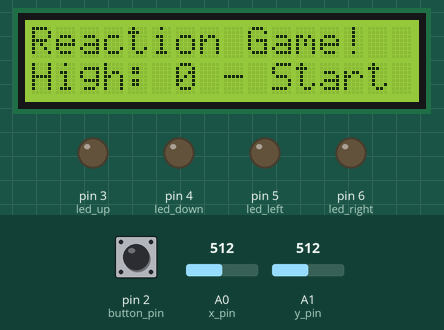
This sketch was run on a simulated Arduino Uno, built with avr-gcc and run on an emulated ATmega328P. On the bench: 16×2 character LCD, output pins drawn as LEDs (lit = HIGH). The test bench sets the inputs (shaded band); at power-on: pin 2 (button_pin) HIGH, A1 (y_pin) = 512, A0 (x_pin) = 512. Random numbers use the default seed unless the sketch sets one; EEPROM starts erased.

Above: at 1.3 s.
1.4 s: pin 2 (button_pin) pulled LOW for 0.15 s
At 2.4 s:
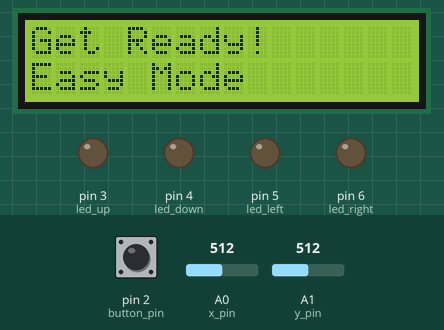
4.4 s: A1 (y_pin) set to 110
5.9 s: A1 (y_pin) set to 94
At 6.9 s:
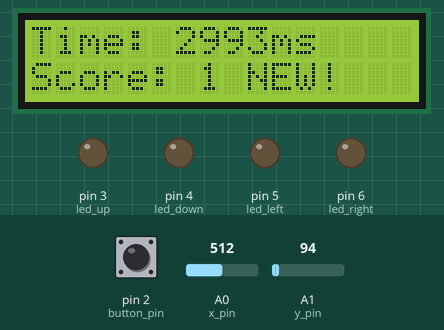
8.9 s: A1 (y_pin) set to 122
At 10.1 s:
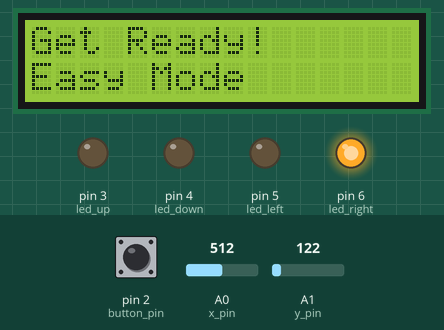
10.4 s: A0 (x_pin) set to 642
11.9 s: A0 (x_pin) set to 657
At 15.3 s:
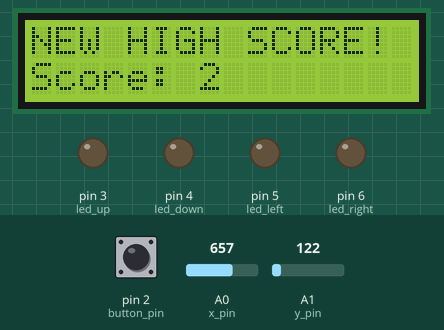
Timing chart, 0 to 16.8 s (numbered marks = the images above; inputs shaded):
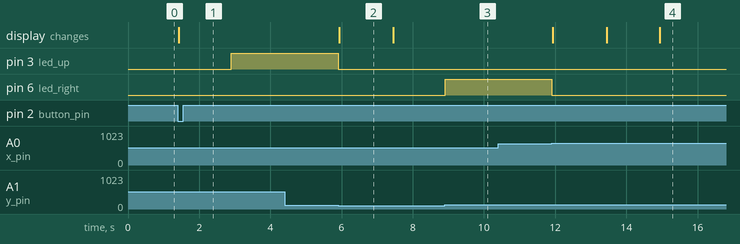

The sketch:

reaction-time-game.ino
```cpp
#include <Wire.h>
#include <LiquidCrystal_I2C.h>
#include <EEPROM.h>

// LCD setup (16x2 LCD at I2C address 0x27)
LiquidCrystal_I2C lcd(0x27, 16, 2);

// EEPROM addresses for high score
#define EEPROM_MAGIC_BYTE 0      // Address for initialization check
#define EEPROM_HIGH_SCORE 1      // Address for high score (2 bytes)
#define MAGIC_NUMBER 42          // Value to check if EEPROM is initialized

// Pin definitions
int x_pin = A0;
int y_pin = A1;
int button_pin = 2;
int led_up = 3;
int led_down = 4;
int led_left = 5;
int led_right = 6;

// Joystick calibration
const int JOYSTICK_MIN = 100;
const int JOYSTICK_MAX = 650;
const int JOYSTICK_CENTER_MIN = 400;
const int JOYSTICK_CENTER_MAX = 600;

// Game states
enum GameState {
  MENU,
  READY,
  PLAYING,
  SHOWING_RESULT,
  GAME_OVER,
  RESTART_PROMPT
};

GameState currentState = MENU;

// Game variables
int score = 0;
int highScore = 0;
bool isNewHighScore = false;
long reactionTime = 0;
long startTime = 0;
int chosenLED = 0;
unsigned long stateTimer = 0;
unsigned long lastButtonCheck = 0;
bool lastButtonState = HIGH;
unsigned long ledBlinkTimer = 0;
bool ledBlinkState = true;
bool ledTimedOut = false;

// Score-based difficulty thresholds
int getCurrentReactionLimit() {
  if (score < 20) return 0;           // Easy: No time limit
  else if (score < 50) return 3000;   // Medium: 3 seconds
  else if (score < 100) return 2000;  // Getting harder: 2 seconds
  else return 1500;                   // Hard: 1.5 seconds
}

int getCurrentLedOnTime() {
  if (score < 20) return 0;           // Easy: LED stays on
  else if (score < 50) return 3000;   // Medium: 3 seconds
  else if (score < 100) return 1000;  // Getting harder: 1 second
  else return 500;                    // Hard: 0.5 seconds
}

int getCurrentLedBlinkInterval() {
  if (score < 100) return 0;          // No blinking until hard mode
  else return 250;                    // Hard: Blink every 250ms
}

String getDifficultyName() {
  if (score < 20) return "Easy";
  else if (score < 50) return "Medium";
  else if (score < 100) return "Hard";
  else return "EXTREME";
}

int getReadyDelay() {
  // Decrease delay as score increases (min 300ms)
  return max(300, 1500 - (score * 10));
}

void setup() {
  Serial.begin(9600);
  lcd.init();
  lcd.backlight();

  pinMode(x_pin, INPUT);
  pinMode(y_pin, INPUT);
  pinMode(button_pin, INPUT_PULLUP);
  pinMode(led_up, OUTPUT);
  pinMode(led_down, OUTPUT);
  pinMode(led_left, OUTPUT);
  pinMode(led_right, OUTPUT);

  randomSeed(analogRead(A2));
  initializeEEPROM();
  loadHighScore();
  showStartMenu();
}

void loop() {
  checkButton();

  switch (currentState) {
    case MENU:
      // Waiting for button press
      break;

    case READY:
      if (millis() - stateTimer >= getReadyDelay()) {
        startRound();
      }
      break;

    case PLAYING:
      handlePlayingState();
      break;

    case SHOWING_RESULT:
      if (millis() - stateTimer >= 1500) {
        currentState = READY;
        stateTimer = millis();
        lcd.clear();
        lcd.setCursor(0, 0);
        lcd.print("Get Ready!");
        lcd.setCursor(0, 1);
        lcd.print(getDifficultyName());
        lcd.print(" Mode");
      }
      break;

    case GAME_OVER:
      if (millis() - stateTimer >= 4000) {
        currentState = RESTART_PROMPT;
        lcd.clear();
        lcd.setCursor(0, 0);
        lcd.print("Start Over?");
        lcd.setCursor(0, 1);
        lcd.print("Press Button");
      }
      break;

    case RESTART_PROMPT:
      // Waiting for button press
      break;
  }
}

void showStartMenu() {
  lcd.clear();
  lcd.setCursor(0, 0);
  lcd.print("Reaction Game!");
  lcd.setCursor(0, 1);
  lcd.print("High: ");
  lcd.print(highScore);
  lcd.print(" - Start");
  turnOffAllLEDs();
}

void checkButton() {
  if (millis() - lastButtonCheck < 50) return;
  lastButtonCheck = millis();

  bool buttonState = digitalRead(button_pin);

  if (lastButtonState == HIGH && buttonState == LOW) {
    if (currentState == MENU) {
      startGame();
    } else if (currentState == RESTART_PROMPT) {
      restartGame();
    }
  }

  lastButtonState = buttonState;
}

void startGame() {
  score = 0;
  isNewHighScore = false;
  currentState = READY;
  stateTimer = millis();
  lcd.clear();
  lcd.setCursor(0, 0);
  lcd.print("Get Ready!");
  lcd.setCursor(0, 1);
  lcd.print(getDifficultyName());
  lcd.print(" Mode");
}

void startRound() {
  turnOffAllLEDs();
  ledTimedOut = false;

  chosenLED = random(1, 5);

  switch (chosenLED) {
    case 1: digitalWrite(led_up, HIGH); break;
    case 2: digitalWrite(led_down, HIGH); break;
    case 3: digitalWrite(led_left, HIGH); break;
    case 4: digitalWrite(led_right, HIGH); break;
  }

  startTime = millis();
  ledBlinkTimer = millis();
  ledBlinkState = true;
  currentState = PLAYING;
}

void handlePlayingState() {
  int reactionLimit = getCurrentReactionLimit();
  int ledOnTime = getCurrentLedOnTime();
  int ledBlinkInterval = getCurrentLedBlinkInterval();
  unsigned long elapsedTime = millis() - startTime;

  // Handle LED blinking for EXTREME mode
  if (ledBlinkInterval > 0 && !ledTimedOut) {
    if (millis() - ledBlinkTimer >= ledBlinkInterval) {
      ledBlinkState = !ledBlinkState;
      ledBlinkTimer = millis();

      if (ledBlinkState) {
        switch (chosenLED) {
          case 1: digitalWrite(led_up, HIGH); break;
          case 2: digitalWrite(led_down, HIGH); break;
          case 3: digitalWrite(led_left, HIGH); break;
          case 4: digitalWrite(led_right, HIGH); break;
        }
      } else {
        turnOffAllLEDs();
      }
    }
  }

  // Check if LED should turn off
  if (ledOnTime > 0 && elapsedTime >= ledOnTime && !ledTimedOut) {
    turnOffAllLEDs();
    ledTimedOut = true;
  }

  // Check if time limit exceeded
  if (reactionLimit > 0 && elapsedTime >= reactionLimit) {
    triggerGameOver();
    return;
  }

  checkJoystick();
}

void checkJoystick() {
  int x_data = analogRead(x_pin);
  int y_data = analogRead(y_pin);

  bool inNeutral = (x_data >= JOYSTICK_CENTER_MIN && x_data <= JOYSTICK_CENTER_MAX &&
                    y_data >= JOYSTICK_CENTER_MIN && y_data <= JOYSTICK_CENTER_MAX);

  if (inNeutral) return;

  int detectedDirection = 0;

  if (y_data < JOYSTICK_MIN) {
    detectedDirection = 1;  // Up
  } else if (y_data > JOYSTICK_MAX) {
    detectedDirection = 2;  // Down
  } else if (x_data < JOYSTICK_MIN) {
    detectedDirection = 3;  // Left
  } else if (x_data > JOYSTICK_MAX) {
    detectedDirection = 4;  // Right
  }

  if (detectedDirection == 0) return;

  if (detectedDirection == chosenLED) {
    recordReactionTime();
  } else {
    triggerGameOver();
  }
}

void recordReactionTime() {
  reactionTime = millis() - startTime;

  // Score based on reaction time
  if (reactionTime <= 100) {
    score += 10;
  } else if (reactionTime <= 250) {
    score += 5;
  } else if (reactionTime <= 500) {
    score += 3;
  } else if (reactionTime <= 1000) {
    score += 2;
  } else {
    score += 1;
  }

  turnOffAllLEDs();

  lcd.clear();
  lcd.setCursor(0, 0);
  lcd.print("Time: ");
  lcd.print(reactionTime);
  lcd.print("ms");
  lcd.setCursor(0, 1);
  lcd.print("Score: ");
  lcd.print(score);

  // Show high score indicator if beating it
  if (score > highScore) {
    lcd.print(" NEW!");
  }

  currentState = SHOWING_RESULT;
  stateTimer = millis();
}

void triggerGameOver() {
  turnOffAllLEDs();

  // Check if new high score
  if (score > highScore) {
    highScore = score;
    isNewHighScore = true;
    saveHighScore();
  }

  lcd.clear();
  lcd.setCursor(0, 0);
  if (isNewHighScore) {
    lcd.print("NEW HIGH SCORE!");
  } else {
    lcd.print("Game Over!");
  }
  lcd.setCursor(0, 1);
  lcd.print("Score: ");
  lcd.print(score);

  currentState = GAME_OVER;
  stateTimer = millis();
}

void restartGame() {
  currentState = MENU;
  score = 0;
  showStartMenu();
}

void turnOffAllLEDs() {
  digitalWrite(led_up, LOW);
  digitalWrite(led_down, LOW);
  digitalWrite(led_left, LOW);
  digitalWrite(led_right, LOW);
}

// EEPROM Functions
void initializeEEPROM() {
  // Check if EEPROM has been initialized
  if (EEPROM.read(EEPROM_MAGIC_BYTE) != MAGIC_NUMBER) {
    // First time setup - initialize high score to 0
    EEPROM.write(EEPROM_MAGIC_BYTE, MAGIC_NUMBER);
    writeIntToEEPROM(EEPROM_HIGH_SCORE, 0);
  }
}

void loadHighScore() {
  highScore = readIntFromEEPROM(EEPROM_HIGH_SCORE);
}

void saveHighScore() {
  writeIntToEEPROM(EEPROM_HIGH_SCORE, highScore);
}

void writeIntToEEPROM(int address, int value) {
  // Write a 2-byte integer to EEPROM
  EEPROM.write(address, value >> 8);      // High byte
  EEPROM.write(address + 1, value & 0xFF); // Low byte
}

int readIntFromEEPROM(int address) {
  // Read a 2-byte integer from EEPROM
  int highByte = EEPROM.read(address);
  int lowByte = EEPROM.read(address + 1);
  return (highByte << 8) | lowByte;
}
```

Measured:
- the behaviour switches between 100 and 99 on A1 (y_pin) (found by bisection; images 1 and 2)
- the behaviour switches between 650 and 651 on A0 (x_pin) (found by bisection; images 3 and 4)
- after the input at 1.4 s, pin 3 (led_up): LOW → HIGH after 1.5 s; the display: changes at once (image 1)
- after the input at 4.4 s, every drawn part: stays the same
- after the input at 5.9 s, pin 3 (led_up): HIGH → LOW at once; the display: changes at once (image 2)
- after the input at 8.9 s, pin 6 (led_right): LOW → HIGH at once
- after the input at 10.4 s, every drawn part: stays the same
- after the input at 11.9 s, pin 6 (led_right): HIGH → LOW at once; the display: first changes at once (image 4 shows a later state)
- what the display in image 2 shows lasts 1.5 s, from 5.9 s to 7.4 s
